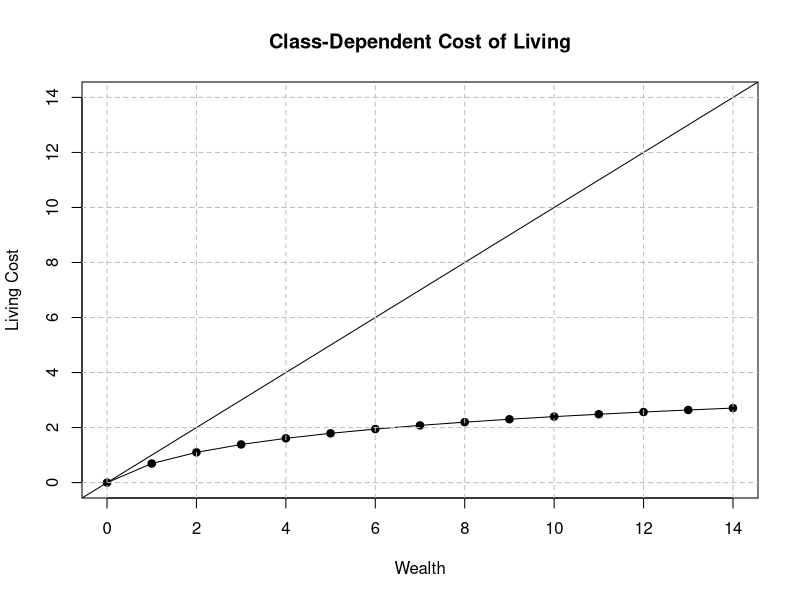
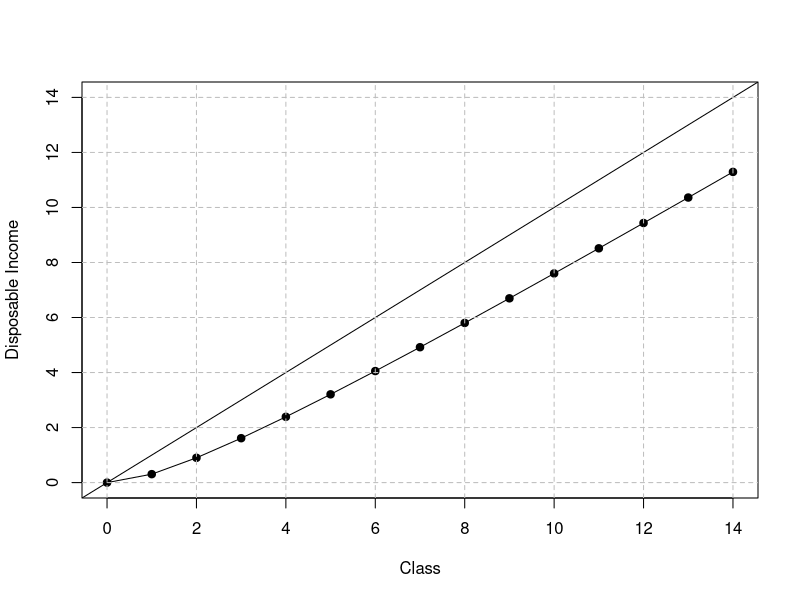

Reproduce these figures in R, in order.
# this script visualize the relationship between starvation threshold and wealth/class # nolint

rm(list = ls())

# parameters
wealth <- seq(0, 14)
threshold_base <- 0

# a logarithmic function
threshold <- threshold_base + log(wealth + 1)

# pdf(file = "./figures/class_dependent_living_cost.pdf")
plot(threshold ~ wealth, type = "l", ylim = c(0, max(wealth)), ylab = "Living Cost", xlab = "Wealth", main = "Class-Dependent Cost of Living")
points(threshold ~ wealth, pch = 19)
abline(a = 0, b = 1)
grid(col = "gray", lty = "dashed")
# dev.off()


# plot Disposable Income
disposable_income <- wealth - threshold
plot(disposable_income ~ wealth, type = "l", xlab = "Class", ylab = "Disposable Income", ylim = c(0, max(wealth)))
points(disposable_income ~ wealth, pch = 19)
abline(a = 0, b = 1)
grid(col = "gray", lty = "dashed")